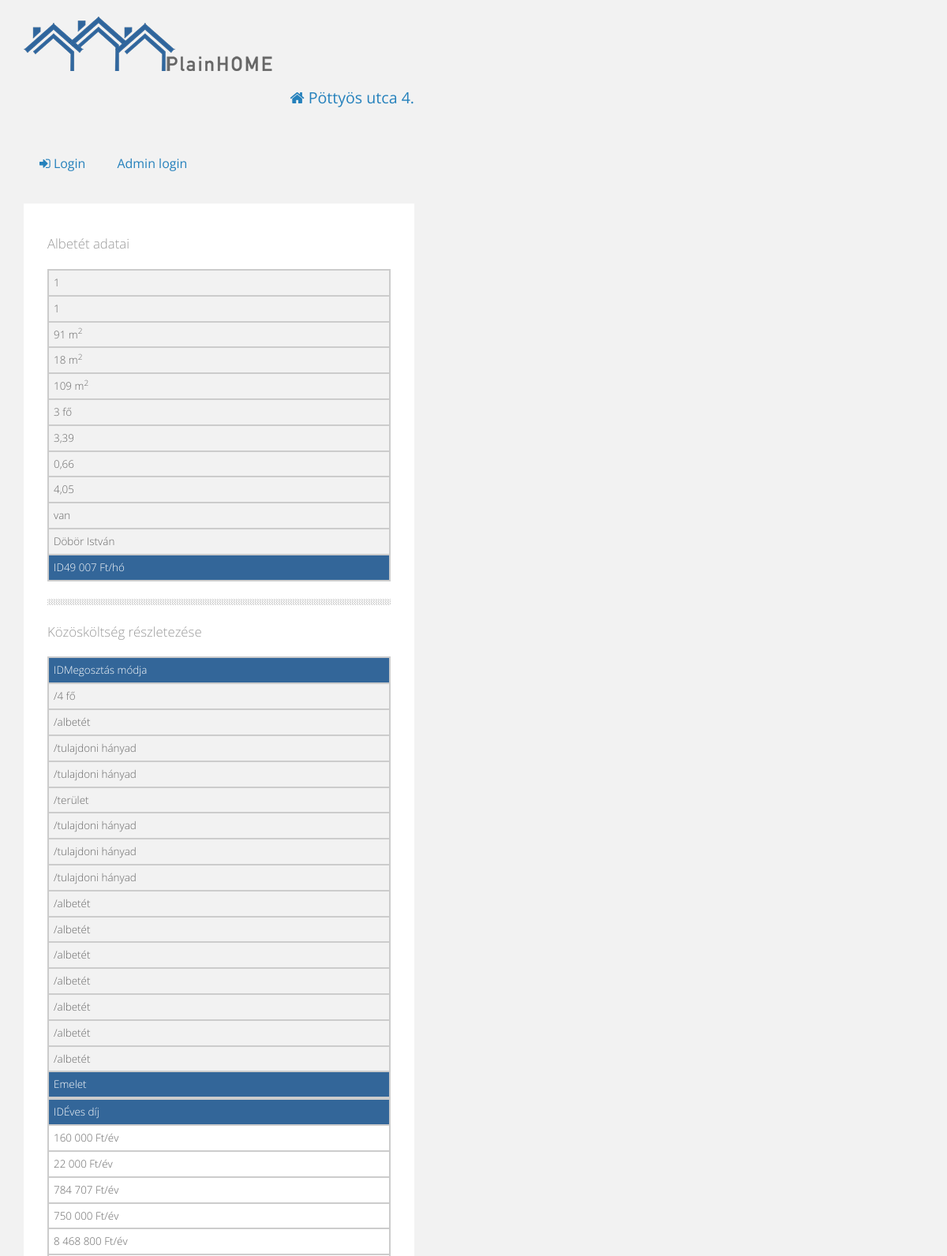
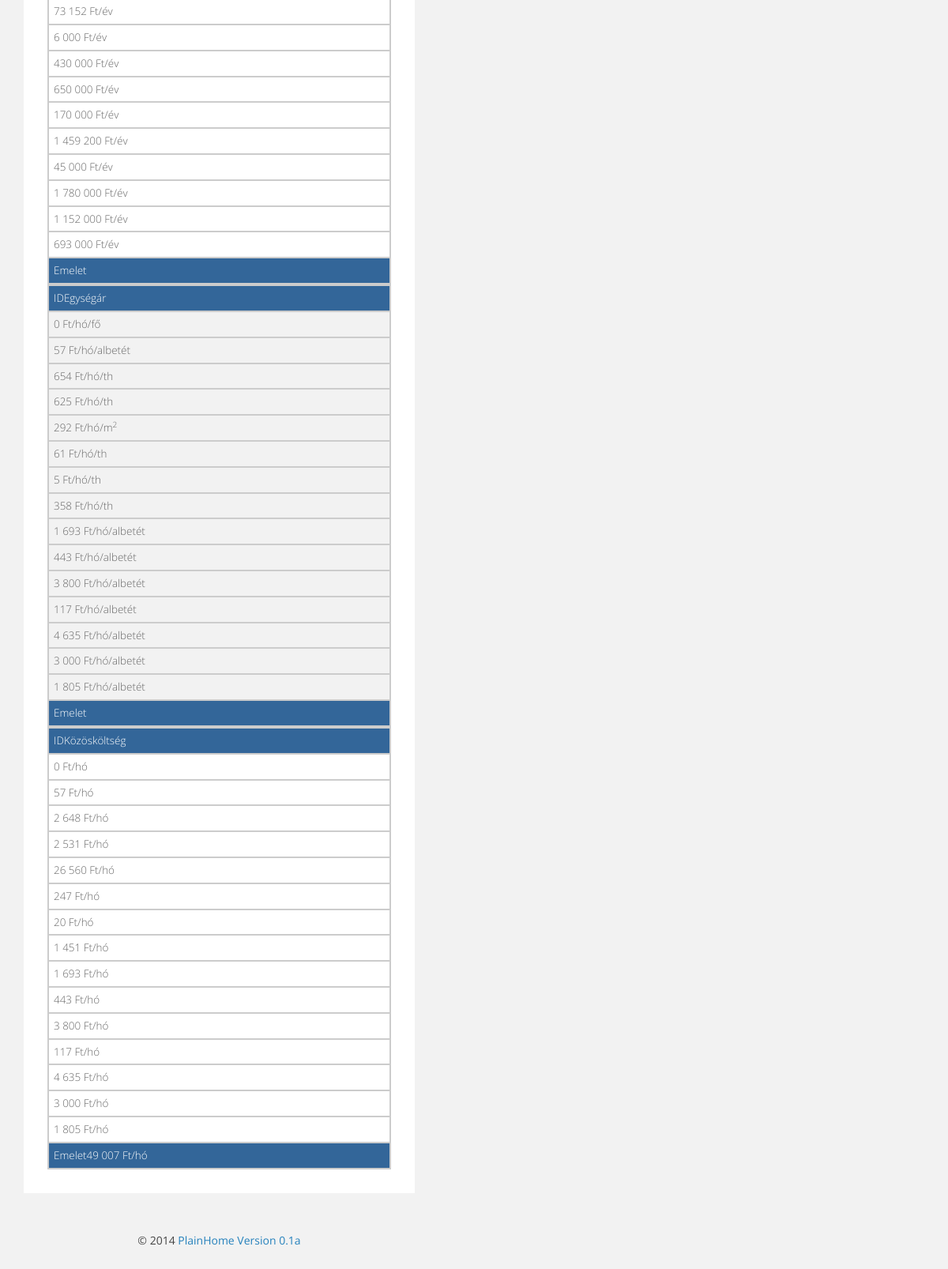
Screenshot of /mydepo.php (signed in) with the database file from the repository (2 pictures, top to bottom).
### tables this page shows
CREATE TABLE IF NOT EXISTS `deposits` (
  `id` int(11) NOT NULL AUTO_INCREMENT,
  `floor` varchar(5) NOT NULL,
  `door` varchar(4) NOT NULL,
  `area` double NOT NULL,
  `garage_area` double NOT NULL DEFAULT '0',
  `residents_no` int(11) NOT NULL,
  `area_ratio` double NOT NULL,
  `garage_area_ratio` double NOT NULL DEFAULT '0',
  `watermeter` tinyint(1) NOT NULL,
  `resident_name` text NOT NULL,
  PRIMARY KEY (`id`)
);

CREATE TABLE IF NOT EXISTS `fees` (
  `id` int(11) NOT NULL AUTO_INCREMENT,
  `name` varchar(150) NOT NULL,
  `yearly_amount` int(11) NOT NULL,
  `dealer` int(11) NOT NULL,
  `multiplier` varchar(75) NOT NULL,
  PRIMARY KEY (`id`)
);

### mydepo.php (called while the page is built, shortened)
<?php
include_once 'db.php';
include_once 'html.php';
if (isset($_SESSION['depositid'])){
$id = $_SESSION['depositid'];
}
getMyDepo($id);

### db.php (the view, shortened to what this page needs)
<?php
function getMyDepo($id) {
    $water_cost = $twater_cost = $junk_cost = $electrycity_cost = $gas_cost = $cam_cost = $costs_cost = $lift_cost = $m_water_cost = 0;
    $watermeter = "van";
    $sql = "SELECT `floor`, `door`, `area`, `garage_area`, "
            . "(`area`+`garage_area`) as areasum, `residents_no`, `area_ratio`, "
            . "`garage_area_ratio`, (`area_ratio`+`garage_area_ratio`) as ratiosum, "
            . "`watermeter`, `resident_name` FROM `deposits` WHERE `id`=$id;";
    $result1 = mysql_query($sql);
    $deposit = array();
    while ($row = mysql_fetch_assoc($result1)) {
        $deposit = $row;
    }
    $sql = "SELECT * from fees;";
    $result2 = mysql_query($sql);
    $fees = array();
    while ($row = mysql_fetch_assoc($result2)) {
        $fees[] = $row;
    }
    $water = $fees[0];
    $twater = $fees[1];
    $junk = $fees[2];
    $electrycity = $fees[3];
    $gas = $fees[4];
    $cam = $fees[5];
    $costs = $fees[6];
    $lift = $fees[7];
    $insurance = $fees[8];
    $bank = $fees[9];
    $maintenance = $fees[10];
    $chimney = $fees[11];
    $cleaning = $fees[12];
    $renovation = $fees[13];
    $handling = $fees[14];
    $twater_cost = round((($twater['yearly_amount'] / 12) / $twater['dealer']), 0);
    $junk_cost = round(((($junk['yearly_amount'] / 12) / $junk['dealer']) * $deposit['ratiosum']), 0);
    $m_junk_cost = round(((($junk['yearly_amount'] / 12) / $junk['dealer'])), 0);
    $electrycity_cost = round(((($electrycity['yearly_amount'] / 12) / $electrycity['dealer']) * $deposit['ratiosum']), 0);
    $m_electrycity_cost = round(((($electrycity['yearly_amount'] / 12) / $electrycity['dealer'])), 0);
    $gas_cost = round(((($gas['yearly_amount'] / 12) / $gas['dealer']) * $deposit['area']), 0);
    $m_gas_cost = round(((($gas['yearly_amount'] / 12) / $gas['dealer'])), 0);
    $cam_cost = round(((($cam['yearly_amount'] / 12) / $cam['dealer']) * $deposit['ratiosum']), 0);
    $m_cam_cost = round(((($cam['yearly_amount'] / 12) / $cam['dealer'])), 0);
    $costs_cost = round(((($costs['yearly_amount'] / 12) / $costs['dealer']) * $deposit['ratiosum']), 0);
    $m_costs_cost = round(((($costs['yearly_amount'] / 12) / $costs['dealer'])), 0);
    $lift_cost = round(((($lift['yearly_amount'] / 12) / $lift['dealer']) * $deposit['ratiosum']), 0);
    $m_lift_cost = round(((($lift['yearly_amount'] / 12) / $lift['dealer'])), 0);
    $insurance_cost = round(((($insurance['yearly_amount'] / 12) / $insurance['dealer'])), 0);
    $bank_cost = round(((($bank['yearly_amount'] / 12) / $bank['dealer'])), 0);
    $maintenance_cost = round(((($maintenance['yearly_amount'] / 12) / $maintenance['dealer'])), 0);
    $chimney_cost = round(((($chimney['yearly_amount'] / 12) / $chimney['dealer'])), 0);
    $cleaning_cost = round(((($cleaning['yearly_amount'] / 12) / $cleaning['dealer'])), 0);
    $renovation_cost = round(((($renovation['yearly_amount'] / 12) / $renovation['dealer'])), 0);
    $handling_cost = round(((($handling['yearly_amount'] / 12) / $handling['dealer'])), 0);
    $ccosts = $water_cost + $twater_cost + $junk_cost + $electrycity_cost + $gas_cost +
            $cam_cost + $costs_cost + $lift_cost + $insurance_cost + $bank_cost + $maintenance_cost +
            $chimney_cost + $cleaning_cost + $renovation_cost + $handling_cost;
    echo <<<EOT
<div class="content">
<h3> Albetét adatai </h3>
<table id="results">
<thead>
<tr>
   <th> Emelet </th>
   <th> Ajtó </th>
   <th> Lakás terület (nm) </th>
   <th> Garázs terület (nm) </th>
   <th> Össz terület (nm) </th>
   <th> Lakók száma </th>
   <th> Lakás tulajdoni hányad </th>
   <th> Garázs tulajdoni hányad </th>
   <th> Összes tulajdoni hányad </th>
   <th> Vízóra </th>
   <th> Lakó neve </th>
   <th>Havi közösköltség</th>
</tr>
</thead>
EOT;
    echo '<tbody>';
    echo '<tr>';
    echo "<td>{$deposit['floor']}</td>";
    echo "<td>{$deposit['door']}</td>";
    echo '<td>' . str_replace(".", ",", round($deposit['area'], 2)) . ' m<sup>2</sup></td>';
    echo '<td>' . str_replace(".", ",", round($deposit['garage_area'], 2)) . ' m<sup>2</sup></td>';
    echo '<td>' . str_replace(".", ",", round($deposit['areasum'], 2)) . ' m<sup>2</sup></td>';
    echo '<td>' . $deposit['residents_no'] . ' fő</td>';
    echo '<td>' . str_replace(".", ",", round($deposit['area_ratio'], 2)) . '</td>';
    echo '<td>' . str_replace(".", ",", round($deposit['garage_area_ratio'], 2)) . '</td>';
    echo '<td>' . str_replace(".", ",", round($deposit['ratiosum'], 2)) . '</td>';
    echo '<td>' . $watermeter . '</td>';
    echo '<td>' . $deposit['resident_name'] . '</td>';
    echo "<th>" . number_format($ccosts, 0, ',', ' ') . " Ft/hó</th>";
    echo '</tr>';
    echo '</tbody>';
    echo '</table>';
    echo <<<EOT
<hr>
   <p> </p>
<h3> Közösköltség részletezése </h3>
<table id="results">
<thead>
<tr>
   <th>Költségek</th>
   <th> {$water['name']} </th>
   <th> {$twater['name']}  </th>
   <th> {$junk['name']}  </th>
   <th> {$electrycity['name']} </th>
   <th> {$gas['name']} </th>
   <th> {$cam['name']} </th>
   <th> {$costs['name']} </th>
   <th> {$lift['name']} </th>
   <th> {$insurance['name']} </th>
   <th> {$bank['name']} </th>
   <th> {$maintenance['name']} </th>
   <th> {$chimney['name']} </th>
   <th> {$cleaning['name']} </th>
   <th> {$renovation['name']} </th>
   <th> {$handling['name']} </th>
   <th>Összesen</th>
</tr>
</thead>
<tr>
   <th>Megosztás módja</th>
    <td> {$water['multiplier']} </td>
   <td> {$twater['multiplier']} </td>
   <td> {$junk['multiplier']}  </td>
   <td> {$electrycity['multiplier']} </td>
   <td> {$gas['multiplier']} </td>
   <td> {$cam['multiplier']} </td>
   <td> {$costs['multiplier']} </td>
   <td> {$lift['multiplier']} </td>
   <td> {$insurance['multiplier']} </td>
   <td> {$bank['multiplier']} </td>
   <td> {$maintenance['multiplier']} </td>
   <td> {$chimney['multiplier']} </td>
   <td> {$cleaning['multiplier']} </td>
   <td> {$renovation['multiplier']} </td>
   <td> {$handling['multiplier']} </td>
   <th> </th>
</tr>
EOT;
    echo "<tr>";
    echo "<th>Éves díj</th>";
    echo "<td>" . number_format($water['yearly_amount'], 0, ',', ' ') . " Ft/év </td>";
    echo "<td>" . number_format($twater['yearly_amount'], 0, ',', ' ') . " Ft/év </td>";
    echo "<td>" . number_format($junk['yearly_amount'], 0, ',', ' ') . " Ft/év </td>";
    echo "<td>" . number_format($electrycity['yearly_amount'], 0, ',', ' ') . " Ft/év </td>";
    echo "<td>" . number_format($gas['yearly_amount'], 0, ',', ' ') . " Ft/év </td>";
    echo "<td>" . number_format($cam['yearly_amount'], 0, ',', ' ') . " Ft/év </td>";
    echo "<td>" . number_format($costs['yearly_amount'], 0, ',', ' ') . " Ft/év </td>";
    echo "<td>" . number_format($lift['yearly_amount'], 0, ',', ' ') . " Ft/év </td>";
    echo "<td>" . number_format($insurance['yearly_amount'], 0, ',', ' ') . " Ft/év </td>";
    echo "<td>" . number_format($bank['yearly_amount'], 0, ',', ' ') . " Ft/év </td>";
    echo "<td>" . number_format($maintenance['yearly_amount'], 0, ',', ' ') . " Ft/év </td>";
    echo "<td>" . number_format($chimney['yearly_amount'], 0, ',', ' ') . " Ft/év </td>";
    echo "<td>" . number_format($cleaning['yearly_amount'], 0, ',', ' ') . " Ft/év </td>";
    echo "<td>" . number_format($renovation['yearly_amount'], 0, ',', ' ') . " Ft/év </td>";
    echo "<td>" . number_format($handling['yearly_amount'], 0, ',', ' ') . " Ft/év </td>";
    echo "<th> </th>";
    echo "</tr>";
    echo "<tr>";
    echo "<th>Egységár</th>";
    echo "<td>" . number_format($m_water_cost, 0, ',', ' ') . " Ft/hó/fő</td>";
    echo "<td>" . number_format($twater_cost, 0, ',', ' ') . " Ft/hó/albetét</td>";
    echo "<td>" . number_format($m_junk_cost, 0, ',', ' ') . " Ft/hó/th</td>";
    echo "<td>" . number_format($m_electrycity_cost, 0, ',', ' ') . " Ft/hó/th</td>";
    echo "<td>" . number_format($m_gas_cost, 0, ',', ' ') . " Ft/hó/m<sup>2</sup></td>";
    echo "<td>" . number_format($m_cam_cost, 0, ',', ' ') . " Ft/hó/th</td>";
    echo "<td>" . number_format($m_costs_cost, 0, ',', ' ') . " Ft/hó/th</td>";
    echo "<td>" . number_format($m_lift_cost, 0, ',', ' ') . " Ft/hó/th</td>";
    echo "<td>" . number_format($insurance_cost, 0, ',', ' ') . " Ft/hó/albetét </td>";
    echo "<td>" . number_format($bank_cost, 0, ',', ' ') . " Ft/hó/albetét </td>";
    echo "<td>" . number_format($maintenance_cost, 0, ',', ' ') . " Ft/hó/albetét </td>";
    echo "<td>" . number_format($chimney_cost, 0, ',', ' ') . " Ft/hó/albetét </td>";
    echo "<td>" . number_format($cleaning_cost, 0, ',', ' ') . " Ft/hó/albetét </td>";
    echo "<td>" . number_format($renovation_cost, 0, ',', ' ') . " Ft/hó/albetét </td>";
    echo "<td>" . number_format($handling_cost, 0, ',', ' ') . " Ft/hó/albetét </td>";
    echo "<th> </th>";
    echo "</tr>";
    echo "<tr>";
    echo "<th>Közösköltség</th>";
    echo "<td>" . number_format($water_cost, 0, ',', ' ') . " Ft/hó</td>";
    echo "<td>" . number_format($twater_cost, 0, ',', ' ') . " Ft/hó</td>";
    echo "<td>" . number_format($junk_cost, 0, ',', ' ') . " Ft/hó</td>";
    echo "<td>" . number_format($electrycity_cost, 0, ',', ' ') . " Ft/hó</td>";
    echo "<td>" . number_format($gas_cost, 0, ',', ' ') . " Ft/hó</td>";
    echo "<td>" . number_format($cam_cost, 0, ',', ' ') . " Ft/hó</td>";
    echo "<td>" . number_format($costs_cost, 0, ',', ' ') . " Ft/hó</td>";
    echo "<td>" . number_format($lift_cost, 0, ',', ' ') . " Ft/hó</td>";
    echo "<td>" . number_format($insurance_cost, 0, ',', ' ') . " Ft/hó </td>";
    echo "<td>" . number_format($bank_cost, 0, ',', ' ') . " Ft/hó </td>";
    echo "<td>" . number_format($maintenance_cost, 0, ',', ' ') . " Ft/hó </td>";
    echo "<td>" . number_format($chimney_cost, 0, ',', ' ') . " Ft/hó </td>";
    echo "<td>" . number_format($cleaning_cost, 0, ',', ' ') . " Ft/hó </td>";
    echo "<td>" . number_format($renovation_cost, 0, ',', ' ') . " Ft/hó </td>";
    echo "<td>" . number_format($handling_cost, 0, ',', ' ') . " Ft/hó </td>";
    echo "<th>" . number_format($ccosts, 0, ',', ' ') . " Ft/hó</th>";
    echo '</table>';
    echo '</div>';
}

### rows the page displays
deposits: floor "1", door "1", area "91", garage_area "18", residents_no "3", area_ratio "3,39", garage_area_ratio "0,66", resident_name "Döbör István"
fees: multiplier "/4 fő", yearly_amount "160 000"
fees: multiplier "/albetét", yearly_amount "22 000", twater_cost "57"
fees: multiplier "/tulajdoni hányad", yearly_amount "784 707", m_junk_cost "654"
fees: multiplier "/tulajdoni hányad", yearly_amount "750 000", m_electrycity_cost "625"
fees: multiplier "/terület", yearly_amount "8 468 800", m_gas_cost "292", gas_cost "26 560"
fees: multiplier "/tulajdoni hányad", yearly_amount "73 152", m_cam_cost "61"
fees: multiplier "/tulajdoni hányad", yearly_amount "6 000", m_costs_cost "5"
fees: multiplier "/tulajdoni hányad", yearly_amount "430 000", m_lift_cost "358"
fees: multiplier "/albetét", yearly_amount "650 000", insurance_cost "1 693"
fees: multiplier "/albetét", yearly_amount "170 000", bank_cost "443"
fees: multiplier "/albetét", yearly_amount "1 459 200", maintenance_cost "3 800"
fees: multiplier "/albetét", yearly_amount "45 000", chimney_cost "117"
fees: multiplier "/albetét", yearly_amount "1 780 000", cleaning_cost "4 635"
fees: multiplier "/albetét", yearly_amount "1 152 000", renovation_cost "3 000"
fees: multiplier "/albetét", yearly_amount "693 000", handling_cost "1 805"

### other values shown
$house['name'] "Pöttyös utca 4."
str_replace(".", ",", round($deposit['areasum'], 2)) "109"
str_replace(".", ",", round($deposit['ratiosum'], 2)) "4,05"
$watermeter "van"
$ccosts "49 007"
$m_water_cost "0"
$water_cost "0"
$junk_cost "2 648"
$electrycity_cost "2 531"
$cam_cost "247"
$costs_cost "20"
$lift_cost "1 451"
